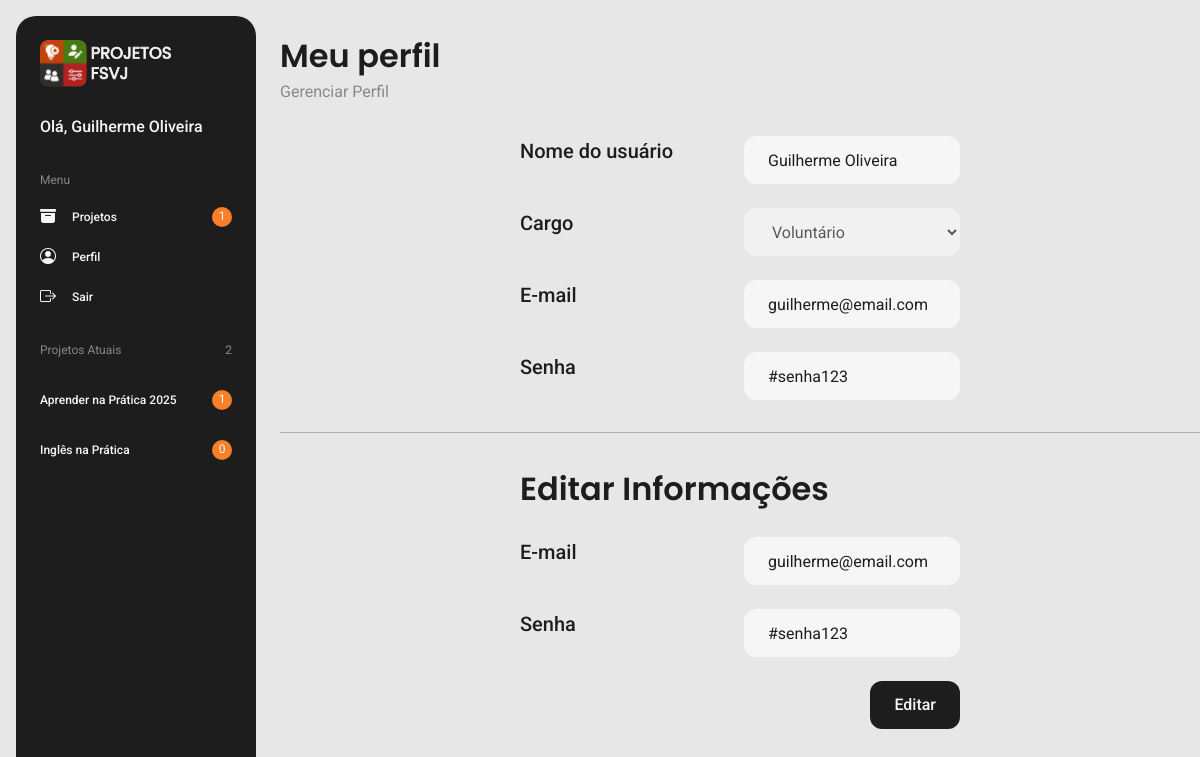
The page /src/pages/perfil/perfil.php?id_usuario=3 on the database its author committed.
### tables this page shows
CREATE TABLE `usuarios` (
  `ID_USUARIO` int(11) NOT NULL,
  `NOME` varchar(50) NOT NULL,
  `EMAIL` varchar(50) NOT NULL,
  `SENHA` varchar(50) NOT NULL,
  `HIERARQUIA` enum('DIRETOR','COORDENADOR','VOLUNTÁRIO') NOT NULL,
  `CRIADO_EM` date DEFAULT curdate(),
  `EXCLUIDO` varchar(1) DEFAULT 'N'
);

CREATE TABLE `tarefas` (
  `ID_TAREFA` int(11) NOT NULL,
  `NOME` varchar(50) NOT NULL,
  `DESCRICAO` mediumtext DEFAULT NULL,
  `ESTADO` enum('A FAZER','EM ANDAMENTO','CONCLUÍDA') DEFAULT 'A FAZER',
  `CRIADO_EM` date DEFAULT curdate(),
  `DATA_VENCIMENTO` date NOT NULL,
  `ID_FASE` int(11) NOT NULL,
  `ID_DOCUMENTO` int(11) DEFAULT NULL
);

CREATE TABLE `projetos` (
  `ID_PROJETO` int(11) NOT NULL,
  `NOME` varchar(50) NOT NULL,
  `ESCOPO` mediumtext DEFAULT NULL,
  `DATA_INICIO` date NOT NULL,
  `DATA_TERMINO` date NOT NULL,
  `CRIADO_EM` date DEFAULT curdate(),
  `ID_LOCAL` int(11) DEFAULT NULL,
  `ID_DIRETOR` int(11) NOT NULL,
  `ID_COORDENADOR` int(11) NOT NULL
);

### src/pages/perfil/perfil.php (the view, shortened to what this page needs)
<?php
    include("../../../conexao.php");
    $id_usuario = $_GET["id_usuario"];
?>
<!DOCTYPE html>
<html lang="pt-br">
    <head>
        <link rel="stylesheet" href="https://cdn.jsdelivr.net/npm/bootstrap-icons@1.13.1/font/bootstrap-icons.min.css" />
        <link rel="stylesheet" href="../../styles/components/navbar.css" />
        <link rel="stylesheet" href="perfil.css" />
    </head>
    <body>
    <?php include("../../components/navbar.php"); ?>
        <main>
            <section class="main-header">
                <div class="titulo-container">
                    <h1 class="titulo-grande">Meu perfil</h1>
                    <p class="sub-titulo">Gerenciar Perfil</p>
                </div>
            </section>
            <?php
                $sql = "SELECT * FROM USUARIOS U WHERE U.ID_USUARIO = '$id_usuario'";
                $query_usuario = $mysqli -> query($sql);
                $row_usuario = $query_usuario -> fetch_assoc();
                $hierarquia = $row_usuario["HIERARQUIA"];
                $nome_usuario = $row_usuario["NOME"];
                $email = $row_usuario["EMAIL"];
                $senha = $row_usuario["SENHA"];
                if ($hierarquia != 'DIRETOR') {
                    echo '
                        <section class="informacoes-perfil">
                            <div class="input-container-reto">
                                <label class="label">Nome do usuário</label>
                                <input type="text" name="nome_usuario" class="input fundo-branco" placeholder="Nome do usuário" value="'.$nome_usuario.'" disabled>
                            </div>
                             <div class="input-container-reto">
                                <label class="label">Cargo</label>
                                <select class="input fundo-branco" name="hierarquia_usuario" disabled>
                                    <option value="VOLUNTÁRIO" '.($hierarquia == 'VOLUNTÁRIO' ? 'selected' : '').'>Voluntário</option>
                                    <option value="COORDENADOR" '.($hierarquia == 'COORDENADOR' ? 'selected' : '').'>Coordenador</option>
                                </select>
                            </div>
                            <div class="input-container-reto">
                                <label class="label">E-mail</label>
                                <input type="text" name="email_usuario" class="input fundo-branco" placeholder="E-mail do usuário" value="'.$email.'" disabled>
                            </div>
                            <div class="input-container-reto">
                                <label class="label">Senha</label>
                                <input type="text" name="senha_usuario" class="input fundo-branco" placeholder="Senha do usuário" value="'.$senha.'" disabled>
                            </div>
                        </section>
                        <div class="divisor fundo-cinza"></div>
                    ';
                }
            ?>
            <form method="GET" action="../../functions/editar_perfil.php" class="informacoes-perfil">
                <h2 class="titulo-grande">Editar Informações</h2>
                <div class="input-container-reto">
                    <label class="label">E-mail</label>
                    <input type="text" name="email_usuario" class="input fundo-branco" placeholder="E-mail do usuário" value="<?php echo $email; ?>">
                </div>
                <div class="input-container-reto">
                    <label class="label">Senha</label>
                    <input type="text" name="senha_usuario" class="input fundo-branco" placeholder="Senha do usuário" value="<?php echo $senha; ?>">
                </div>
                <button type="submit" class="botao-form fundo-preto">Editar</button>
        </main>
    </body>
</html>

### src/components/navbar.php (shortened to what this page needs)
<?php
    $sql = "SELECT * FROM USUARIOS U WHERE U.ID_USUARIO = '$id_usuario'";
    $query_usuario = $mysqli -> query($sql);
    $row_usuario = $query_usuario -> fetch_assoc();
    $hierarquia = $row_usuario["HIERARQUIA"];
    $nome_usuario = $row_usuario["NOME"];
    $sql = "SELECT * FROM TAREFAS T INNER JOIN USUARIOS_TAREFAS UT ON T.ID_TAREFA = UT.ID_TAREFA INNER JOIN FASES F ON T.ID_FASE = F.ID_FASE INNER JOIN PROJETOS P ON F.ID_PROJETO = P.ID_PROJETO WHERE UT.ID_USUARIO = '$id_usuario' AND P.DATA_INICIO <= CURRENT_DATE() AND P.DATA_TERMINO >= CURRENT_DATE()";
    $query_tarefas_atuais = $mysqli -> query($sql);
    $quantidade_tarefas_atuais = $query_tarefas_atuais -> num_rows;
?>
<nav class="nav-container">
    <section class="nav-logo">
        <img class="logo" src="../../assets/images/logo_menu.svg" alt="Logo do software">
    </section>
    <div class="mensagem-usuario">
        <p><?php echo "Olá, ".$nome_usuario; ?></p>
    </div>
    <section class="nav-menu">
        <h2>Menu</h2>
        <ul>
            <li>
                <div class="nav-menu-item">
                    <a href="../projetos/projetos.php?id_usuario=<?php echo $id_usuario; ?>"><i class="bi bi-archive-fill"></i>Projetos</a>
                    <?php if ($hierarquia != "DIRETOR") {echo '<div><span>'.$quantidade_tarefas_atuais.'</span></div>';} ?>
                </div>
            </li>
            <li><a href="../perfil/perfil.php?id_usuario=<?php echo $id_usuario; ?>"><i class="bi bi-person-circle"></i>Perfil</a></li>
            <li><a href="../../../index.php"><i class="bi bi-box-arrow-right"></i>Sair</a></li>
        </ul>
    </section>
    <section class="nav-projetos">
        <h2>Projetos Atuais</h2>
        <?php
            if ($hierarquia == "VOLUNTÁRIO") {
                $sql = "SELECT DISTINCT P.ID_PROJETO, P.NOME FROM PROJETOS P INNER JOIN USUARIOS_PROJETOS UP ON P.ID_PROJETO = UP.ID_PROJETO WHERE UP.ID_USUARIO = '$id_usuario' AND P.DATA_INICIO <= CURRENT_DATE() AND P.DATA_TERMINO >= CURRENT_DATE()";
                $query_projetos_atuais = $mysqli -> query($sql);
                $quantidade_projetos_atuais = $query_projetos_atuais -> num_rows;
            }
            else {
                $sql = "SELECT DISTINCT P.ID_PROJETO, P.NOME FROM PROJETOS P WHERE P.DATA_INICIO <= CURRENT_DATE() AND P.DATA_TERMINO >= CURRENT_DATE()";
                $query_projetos_atuais = $mysqli -> query($sql);
                $quantidade_projetos_atuais = $query_projetos_atuais -> num_rows;
            }
        ?>
        <span><?php echo $quantidade_projetos_atuais;?></span>
        <ul>
            <?php
                while($row_projetos_atuais = $query_projetos_atuais -> fetch_assoc()) {
                    $id_projeto = $row_projetos_atuais["ID_PROJETO"];
                    $nome_projeto = $row_projetos_atuais["NOME"];
                    $sql = "SELECT * FROM TAREFAS T INNER JOIN USUARIOS_TAREFAS UT ON T.ID_TAREFA = UT.ID_TAREFA INNER JOIN FASES F ON T.ID_FASE = F.ID_FASE INNER JOIN PROJETOS P ON F.ID_PROJETO = P.ID_PROJETO WHERE UT.ID_USUARIO = '$id_usuario' AND P.ID_PROJETO = '$id_projeto' AND P.DATA_INICIO <= CURRENT_DATE() AND P.DATA_TERMINO >= CURRENT_DATE()";
                    $query_tarefas_atuais = $mysqli -> query($sql);
                    $quantidade_tarefas_atuais = $query_tarefas_atuais -> num_rows;
                    echo '<li><div class="nav-projetos-item"><p class="nome-projeto">'.$nome_projeto.'</p>'.($hierarquia == "DIRETOR" ? '' : '<div><span>'.$quantidade_tarefas_atuais.'</span></div>').'</div></li>';
                }
            ?>
        </ul>
    </section>
</nav>

### src/styles/components/navbar.css (style rules this page uses)
.nav-container { background-color: var(--g11); margin: 16px 24px 16px 16px; border-radius: 20px; box-sizing: border-box; padding: 24px; }
.nav-logo { margin-bottom: 24px; }
.mensagem-usuario p { color: var(--g1); font-family: 'Roboto'; font-size: 16px; font-weight: var(--medium); line-height: 1.5; margin-bottom: 32px; }
.nav-menu { margin-bottom: 32px; }
.nav-menu ul { display: flex; flex-direction: column; gap: 16px; }
.nav-container h2, .nav-projetos span { font-family: 'Roboto'; font-weight: var(--regular); color: var(--g5); font-size: 12px; line-height: 1.5; margin-bottom: 16px; }
.nav-container li a { display: grid; grid-template-columns: auto 1fr; gap: 16px; color: var(--g1); text-decoration: none; font-family: 'Roboto'; font-weight: var(--medium); color: var(--g1); font-size: 12px; line-height: 1.5; align-items: center; }
.nav-container li a i { font-size: 16px; }
.nav-menu-item, .nav-projetos-item { display: grid; grid-template-columns: 1fr auto; }
.nav-menu-item div, .nav-projetos-item div { width: 20px; height: 20px; border-radius: 20px; background-color: var(--o6); display: flex; justify-content: center; align-self: center; }
.nav-menu-item div span, .nav-projetos-item div span { color: var(--g1); font-size: 12px; line-height: 1.5; font-family: 'Roboto'; }
.nav-projetos { position: relative; }
.nav-projetos > span { position: absolute; top: 0; right: 0; }
.nome-projeto { color: var(--g1); font-family: 'Roboto'; font-size: 12px; font-weight: var(--medium); line-height: 1.5; margin: 16px 0; }

### src/pages/perfil/perfil.css (style rules this page uses)
.informacoes-perfil { margin: 32px 240px; display: flex; flex-direction: column; gap: 24px; }
.input-container-reto { display: grid; grid-template-columns: 200px 1fr; column-gap: 24px; }

### src/styles/global.css (style rules this page uses)
:root { --g1: #F6F6F6; --g2: #E7E7E7; --g3: #D1D1D1; --g4: #B0B0B0; --g5: #888888; --g6: #6D6D6D; --g8: #4F4F4F; --g10: #3D3D3D; --g11: #1D1D1D; --r7: #D72B2B; --r8: #B22020; --o5: #FB933C; --o6: #F97F29; --o8: #C2420C; --y5: #E69E2A; --y6: #E08520; --gr6: #75C019; --gr7: #5CA010; --gr8: #477A11; --regular: 400; --medium: 500; --semibold: 600; }
* { margin: 0; padding: 0; list-style-type: none; }
body { background-color: var(--g2); display: grid; grid-template-columns: 280px 1fr; height: 100vh; }
.main-header { display: flex; margin-top: 32px; justify-content: space-between; }
.fundo-preto { background-color: var(--g11); }
.fundo-branco { background-color: var(--g1); }
.fundo-cinza { background-color: var(--g4); }
.divisor { width: 100%; height: 1px; }
.titulo-grande { font-family: 'Poppins'; font-size: 32px; line-height: 1.5; color: var(--g11); font-weight: var(--semibold); }
.sub-titulo { font-family: 'Roboto'; font-size: 16px; line-height: 1.5; color: var(--g5); font-weight: var(--regular); }
.label { font-family: 'Roboto'; font-size: 20px; line-height: 1.5; color: var(--g11); font-weight: var(--medium); }
.input { height: 48px; border: none; color: var(--g11); border-radius: 12px; box-sizing: border-box; padding: 0 24px; font-family: 'Roboto'; font-size: 16px; width: 100%; }
.botao-form { font-family: 'Roboto'; border: none; font-size: 16px; border-radius: 12px; color: var(--g1); cursor: pointer; padding: 12px 24px; line-height: 1.5; font-weight: var(--medium); align-self: end; }

### rows shown on the page
usuarios: NOME "Guilherme Oliveira", nome_usuario "Guilherme Oliveira", hierarquia_usuario "Voluntário", email_usuario "guilherme@email.com", senha_usuario "#senha123"
tarefas: projetos.ID_COORDENADOR "2"
projetos: NOME "Aprender na Prática 2025", quantidade_tarefas_atuais "1"
projetos: NOME "Inglês na Prática", quantidade_tarefas_atuais "0"

### other values the page prints
$quantidade_tarefas_atuais "1"
